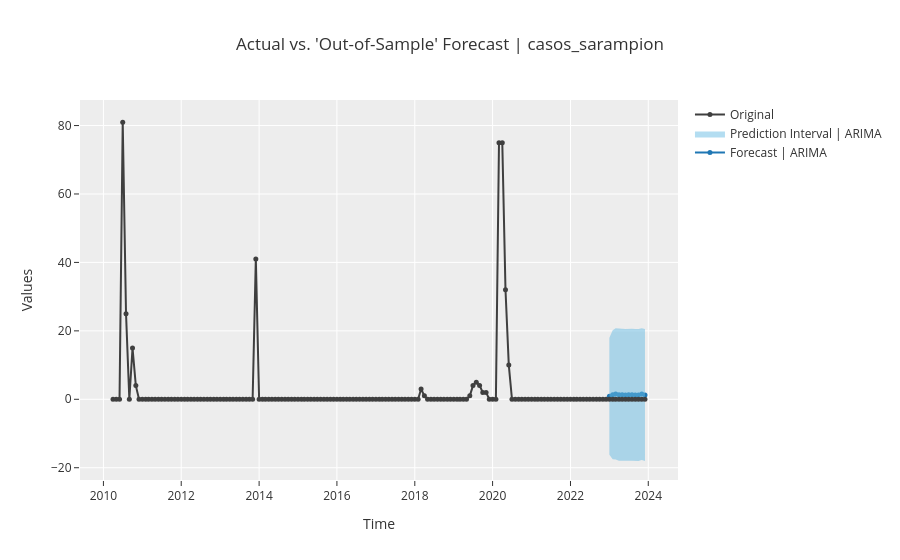

Here is the notebook cell this chart was saved with:
### Code cell
# Plots de diagnóstico del mejor modelo
plot_model(best_models_multi, plot='forecast')

### Figure 1 — Plotly figure (JSON) as saved in the notebook; plotly's stock layout.template omitted (floating-point values rounded to 4 significant figures; data arrays with more than 128 entries replaced by an {"elided": "..."} marker saying what was removed)
{"data": [{"line": {"color": "#1f77b4"}, "marker": {"size": 5}, "mode": "lines+markers", "name": "Forecast | ARIMA", "showlegend": true, "type": "scatter", "x": ["2023-01-01T00:00:00", "2023-02-01T00:00:00", "2023-03-01T00:00:00", "2023-04-01T00:00:00", "2023-05-01T00:00:00", "2023-06-01T00:00:00", "2023-07-01T00:00:00", "2023-08-01T00:00:00", "2023-09-01T00:00:00", "2023-10-01T00:00:00", "2023-11-01T00:00:00", "2023-12-01T00:00:00"], "y": [0.8917, 1.345, 1.583, 1.324, 1.344, 1.245, 1.347, 1.321, 1.247, 1.257, 1.515, 1.251]}, {"line": {"width": 0}, "marker": {"color": "#68BBE3"}, "mode": "lines", "name": "Lower Interval", "showlegend": false, "type": "scatter", "x": ["2023-01-01T00:00:00", "2023-02-01T00:00:00", "2023-03-01T00:00:00", "2023-04-01T00:00:00", "2023-05-01T00:00:00", "2023-06-01T00:00:00", "2023-07-01T00:00:00", "2023-08-01T00:00:00", "2023-09-01T00:00:00", "2023-10-01T00:00:00", "2023-11-01T00:00:00", "2023-12-01T00:00:00"], "y": [-16.21, -17.49, -17.6, -17.94, -17.93, -18.03, -17.93, -17.96, -18.03, -18.02, -17.76, -18.03]}, {"fill": "tonexty", "fillcolor": "rgba(104,187,227,0.5)", "line": {"width": 0}, "marker": {"color": "#68BBE3"}, "mode": "lines", "name": "Prediction Interval | ARIMA", "showlegend": true, "type": "scatter", "x": ["2023-01-01T00:00:00", "2023-02-01T00:00:00", "2023-03-01T00:00:00", "2023-04-01T00:00:00", "2023-05-01T00:00:00", "2023-06-01T00:00:00", "2023-07-01T00:00:00", "2023-08-01T00:00:00", "2023-09-01T00:00:00", "2023-10-01T00:00:00", "2023-11-01T00:00:00", "2023-12-01T00:00:00"], "y": [17.99, 20.18, 20.77, 20.58, 20.62, 20.52, 20.63, 20.6, 20.53, 20.54, 20.79, 20.53]}, {"marker": {"color": "#3f3f3f", "size": 5}, "mode": "lines+markers", "name": "Original", "showlegend": true, "type": "scatter", "x": {"elided": "165 str values"}, "y": {"elided": "165 int values"}}], "layout": {"showlegend": true, "title": {"text": "Actual vs. 'Out-of-Sample' Forecast | casos_sarampion"}, "xaxis": {"title": {"text": "Time"}}, "yaxis": {"title": {"text": "Values"}}}}
